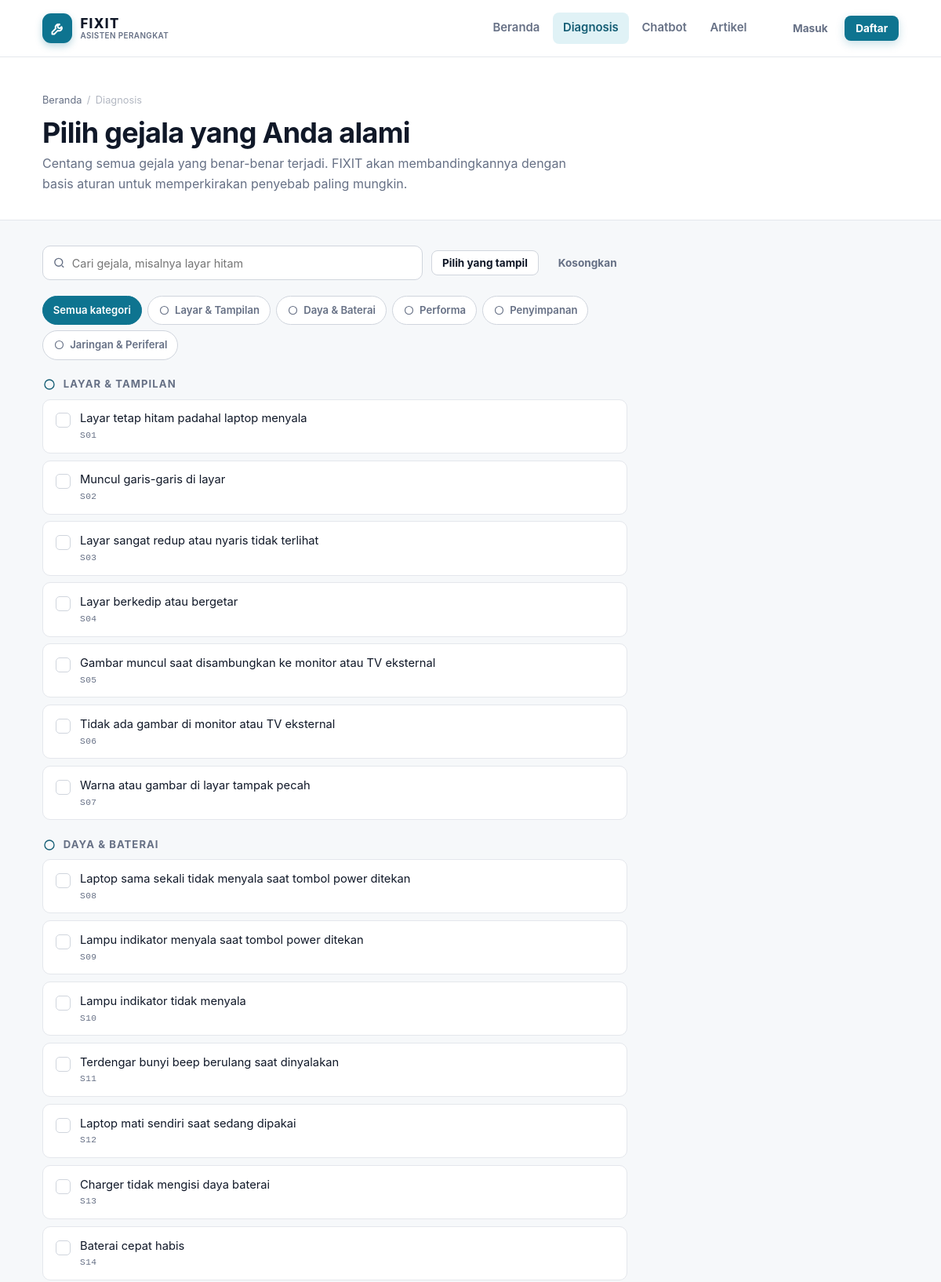
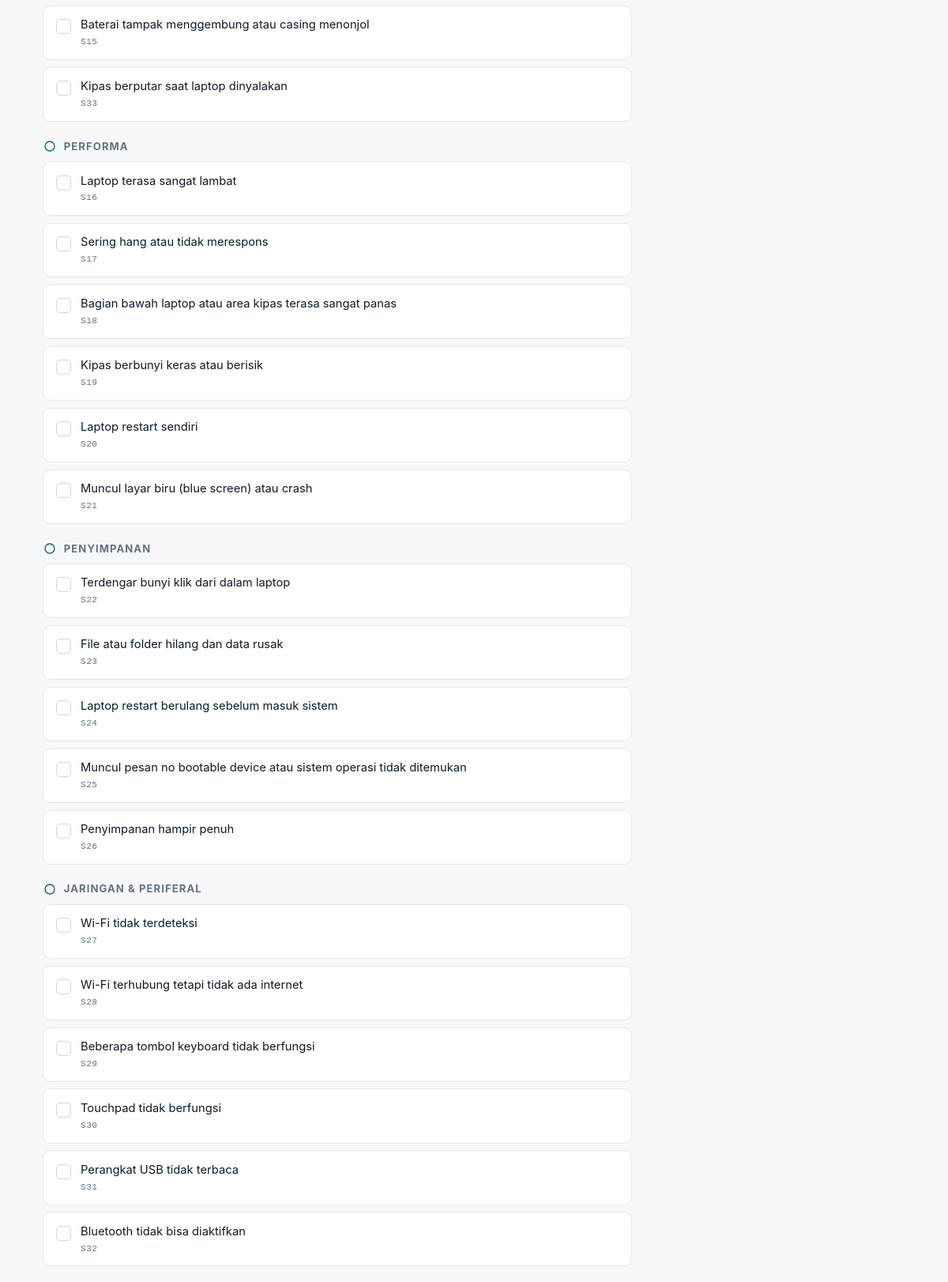
Screenshot of /pages/diagnosis.php (upper part) with the database file from the repository (2 pictures, top to bottom).
### tables this page shows
CREATE TABLE categories (
  id INT UNSIGNED AUTO_INCREMENT PRIMARY KEY,
  nama_kategori VARCHAR(100) NOT NULL,
  slug VARCHAR(100) NOT NULL UNIQUE,
  ikon VARCHAR(50) NOT NULL DEFAULT 'monitor',
  urutan INT NOT NULL DEFAULT 0
);

CREATE TABLE symptoms (
  id INT UNSIGNED AUTO_INCREMENT PRIMARY KEY,
  category_id INT UNSIGNED NOT NULL,
  kode VARCHAR(10) NOT NULL UNIQUE,
  pertanyaan VARCHAR(255) NOT NULL,
  kata_kunci TEXT NULL,
  aktif TINYINT(1) NOT NULL DEFAULT 1,
  CONSTRAINT fk_symptoms_category FOREIGN KEY (category_id)
    REFERENCES categories (id) ON DELETE CASCADE
);

### includes/classes/Repository.php (called while the page is built, shortened)
<?php
class Repository
{
    public function categories(): array
    {
        return $this->pdo->query('SELECT * FROM categories ORDER BY urutan, id')->fetchAll();
    }
    public function symptomsByCategory(?int $categoryId = null, bool $aktifSaja = true): array
    {
        $sql = 'SELECT s.*, c.nama_kategori, c.slug AS kategori_slug
                FROM symptoms s
                JOIN categories c ON c.id = s.category_id
                WHERE 1 = 1';
        $params = [];
        if ($aktifSaja) {
            $sql .= ' AND s.aktif = 1';
        }
        $sql .= ' ORDER BY c.urutan, s.kode';
        $stmt = $this->pdo->prepare($sql);
        $stmt->execute($params);
        return $stmt->fetchAll();
    }
    public function symptomsGrouped(bool $aktifSaja = true): array
    {
        $categories = $this->categories();
        $symptoms = $this->symptomsByCategory(null, $aktifSaja);
        $grouped = [];
        foreach ($categories as $category) {
            $category['symptoms'] = [];
            $grouped[$category['id']] = $category;
        }
        foreach ($symptoms as $symptom) {
            $grouped[(int) $symptom['category_id']]['symptoms'][] = $symptom;
        }
        return array_values($grouped);
    }
}

### pages/diagnosis.php (the view, shortened to what this page needs)
<?php
require_once __DIR__ . '/../includes/bootstrap.php';
$grup = $repo->symptomsGrouped(true);
$terpilih = array_map('intval', $_SESSION['last_symptoms'] ?? []);
$kategoriAktif = isset($_GET['kategori']) ? (int) $_GET['kategori'] : 0;
require __DIR__ . '/../includes/header.php';
?>
<div class="page-header">
    <div class="container">
        <nav class="breadcrumb" aria-label="Remah roti">
            <a href="<?= url('/index.php') ?>">Beranda</a>
            <span>/</span>
            <span>Diagnosis</span>
        </nav>
        <h1>Pilih gejala yang Anda alami</h1>
        <p>Centang semua gejala yang benar-benar terjadi. FIXIT akan membandingkannya dengan basis aturan untuk memperkirakan penyebab paling mungkin.</p>
    </div>
</div>
<div class="container">
    <div class="diagnosis-layout">
        <form id="form-diagnosis" method="post" action="<?= url('/pages/hasil.php') ?>">
            <div class="toolbar">
                <div class="search-box">
                    <input type="search" id="symptom-search" placeholder="Cari gejala, misalnya layar hitam" autocomplete="off">
                </div>
                <button type="button" class="btn btn-outline btn-sm" data-select-visible>Pilih yang tampil</button>
                <button type="button" class="btn btn-ghost btn-sm" data-clear-all>Kosongkan</button>
            </div>
            <div class="category-tabs" role="group" aria-label="Filter kategori">
                <button type="button" class="cat-tab<?= $kategoriAktif === 0 ? ' is-active' : '' ?>" data-cat="all">
                    Semua kategori
                </button>
                <?php foreach ($grup as $kategori): ?>
                    <button type="button"
                            class="cat-tab<?= $kategoriAktif === (int) $kategori['id'] ? ' is-active' : '' ?>"
                            data-cat="<?= (int) $kategori['id'] ?>">
                        <?= category_icon($kategori['ikon']) ?>
                        <?= e($kategori['nama_kategori']) ?>
                    </button>
                <?php endforeach; ?>
            </div>
            <?php foreach ($grup as $kategori): ?>
                <section class="symptom-group"
                         data-cat-group="<?= (int) $kategori['id'] ?>"
                         <?= ($kategoriAktif !== 0 && $kategoriAktif !== (int) $kategori['id']) ? 'hidden' : '' ?>>
                    <div class="symptom-group-head">
                        <?= category_icon($kategori['ikon']) ?>
                        <h2><?= e($kategori['nama_kategori']) ?></h2>
                    </div>
                    <div class="symptom-list">
                        <?php foreach ($kategori['symptoms'] as $gejala): ?>
                            <label class="symptom-item"
                                   data-symptom-item
                                   data-symptom-id="<?= (int) $gejala['id'] ?>"
                                   data-cat="<?= (int) $kategori['id'] ?>"
                                   data-label="<?= e($gejala['pertanyaan']) ?>">
                                <input type="checkbox"
                                       name="symptoms[]"
                                       value="<?= (int) $gejala['id'] ?>"
                                       <?= in_array((int) $gejala['id'], $terpilih, true) ? 'checked' : '' ?>>
                                <span class="symptom-text">
                                    <?= e($gejala['pertanyaan']) ?>
                                    <span class="symptom-code"><?= e($gejala['kode']) ?></span>
                                </span>
                            </label>
                        <?php endforeach; ?>
                    </div>
                </section>
            <?php endforeach; ?>
        </form>
    </div>
</div>
<?php require __DIR__ . '/../includes/footer.php'; ?>

### includes/functions.php (shortened to what this page needs)
<?php
function e(mixed $value): string
{
    return htmlspecialchars((string) $value, ENT_QUOTES, 'UTF-8');
}
function url(string $path = ''): string
{
    return BASE_URL . '/' . ltrim($path, '/');
}
function category_icon(string $slug): string
{
    $paths = [
        'monitor' => '<rect x="3" y="4" width="18" height="12" rx="2"/><path d="M8 20h8M12 16v4"/>',
        'battery' => '<rect x="2" y="7" width="16" height="10" rx="2"/><path d="M22 11v2"/><path d="M6 11v2M10 11v2"/>',
        'gauge' => '<path d="M12 14l4-4"/><path d="M3.5 18a9 9 0 1 1 17 0"/><circle cx="12" cy="14" r="1.5"/>',
        'disk' => '<rect x="3" y="4" width="18" height="16" rx="2"/><path d="M7 4v6h10V4M7 16h10"/>',
        'wifi' => '<path d="M5 12.5a10 10 0 0 1 14 0M8 16a6 6 0 0 1 8 0"/><circle cx="12" cy="19" r="1"/>',
    ];
    $path = $paths[$slug] ?? '<circle cx="12" cy="12" r="8"/>';
    return '<svg class="icon" viewBox="0 0 24 24" fill="none" stroke="currentColor" stroke-width="1.8" '
        . 'stroke-linecap="round" stroke-linejoin="round" aria-hidden="true">' . $path . '</svg>';
}

### rows the page displays
categories: nama_kategori "Layar & Tampilan", nama_kategori "LAYAR & TAMPILAN"
categories: nama_kategori "Daya & Baterai", nama_kategori "DAYA & BATERAI"
categories: nama_kategori "Performa", nama_kategori "PERFORMA"
categories: nama_kategori "Penyimpanan", nama_kategori "PENYIMPANAN"
categories: nama_kategori "Jaringan & Periferal", nama_kategori "JARINGAN & PERIFERAL"
symptoms: pertanyaan "Layar tetap hitam padahal laptop menyala", kode "S01"
symptoms: pertanyaan "Muncul garis-garis di layar", kode "S02"
symptoms: pertanyaan "Layar sangat redup atau nyaris tidak terlihat", kode "S03"
symptoms: pertanyaan "Layar berkedip atau bergetar", kode "S04"
symptoms: pertanyaan "Gambar muncul saat disambungkan ke monitor atau TV eksternal", kode "S05"
symptoms: pertanyaan "Tidak ada gambar di monitor atau TV eksternal", kode "S06"
symptoms: pertanyaan "Warna atau gambar di layar tampak pecah", kode "S07"
symptoms: pertanyaan "Laptop sama sekali tidak menyala saat tombol power ditekan", kode "S08"
symptoms: pertanyaan "Lampu indikator menyala saat tombol power ditekan", kode "S09"
symptoms: pertanyaan "Lampu indikator tidak menyala", kode "S10"
symptoms: pertanyaan "Terdengar bunyi beep berulang saat dinyalakan", kode "S11"
symptoms: pertanyaan "Laptop mati sendiri saat sedang dipakai", kode "S12"
symptoms: pertanyaan "Charger tidak mengisi daya baterai", kode "S13"
symptoms: pertanyaan "Baterai cepat habis", kode "S14"
symptoms: pertanyaan "Baterai tampak menggembung atau casing menonjol", kode "S15"
symptoms: pertanyaan "Kipas berputar saat laptop dinyalakan", kode "S33"
symptoms: pertanyaan "Laptop terasa sangat lambat", kode "S16"
symptoms: pertanyaan "Sering hang atau tidak merespons", kode "S17"
symptoms: pertanyaan "Bagian bawah laptop atau area kipas terasa sangat panas", kode "S18"
symptoms: pertanyaan "Kipas berbunyi keras atau berisik", kode "S19"
symptoms: pertanyaan "Laptop restart sendiri", kode "S20"
symptoms: pertanyaan "Muncul layar biru (blue screen) atau crash", kode "S21"
symptoms: pertanyaan "Terdengar bunyi klik dari dalam laptop", kode "S22"
symptoms: pertanyaan "File atau folder hilang dan data rusak", kode "S23"
symptoms: pertanyaan "Laptop restart berulang sebelum masuk sistem", kode "S24"
symptoms: pertanyaan "Muncul pesan no bootable device atau sistem operasi tidak ditemukan", kode "S25"
symptoms: pertanyaan "Penyimpanan hampir penuh", kode "S26"
symptoms: pertanyaan "Wi-Fi tidak terdeteksi", kode "S27"
symptoms: pertanyaan "Wi-Fi terhubung tetapi tidak ada internet", kode "S28"
symptoms: pertanyaan "Beberapa tombol keyboard tidak berfungsi", kode "S29"
symptoms: pertanyaan "Touchpad tidak berfungsi", kode "S30"
symptoms: pertanyaan "Perangkat USB tidak terbaca", kode "S31"
symptoms: pertanyaan "Bluetooth tidak bisa diaktifkan", kode "S32"
